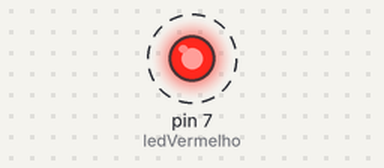
The sketch below on a simulated Arduino Uno, built with avr-gcc and run on an emulated ATmega328P. Parts: output pins drawn as LEDs (lit = HIGH). Dashed ring = blinking.

Above: at 0.5 s.
Timing chart, 0 to 4.6 s (numbered marks = the images above):
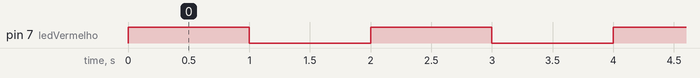

Measured:
- by itself, pin 7 (ledVermelho): alternates HIGH for 1.0 s and LOW for 1.0 s

The sketch:

1-revisaoComLedQuePisca.ino
```cpp
int ledVermelho = 7; //Começa a oficina sem declarar variável e
                    //depois declara e substitui pra revisar variáveis

void setup() {
  //Define a porta do led como saida
  pinMode(ledVermelho, OUTPUT);
}

void loop() {
  //Acende o led
  digitalWrite(ledVermelho, HIGH);

  //Aguarda 1 segundo
  delay(1000);

  //Apaga o led
  digitalWrite(ledVermelho, LOW);

  //Aguarda 1 segundo
  delay(1000);
}
```
